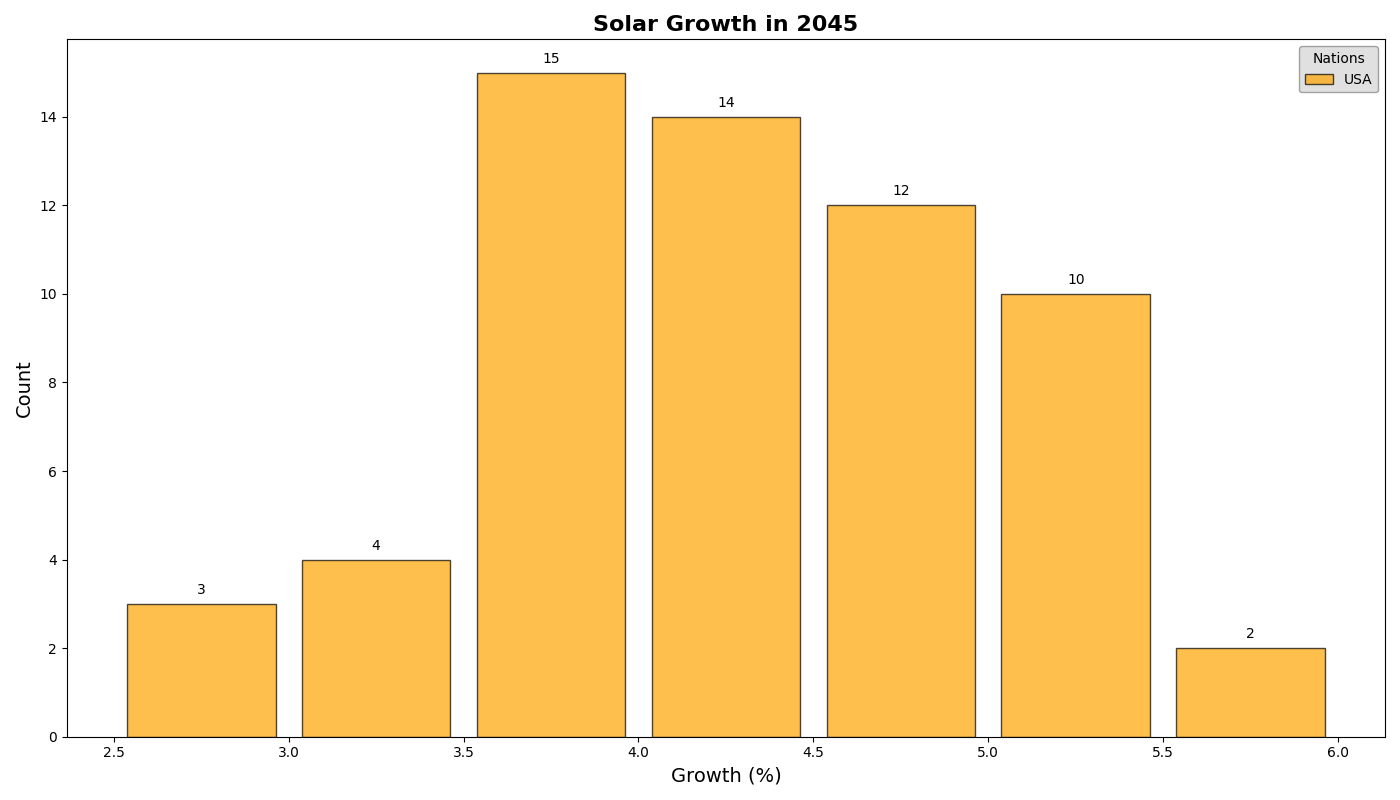

Recreate this plot in Python.
import matplotlib.pyplot as plt
import numpy as np

# Data: Monthly growth percentages for different countries
countries = ['USA', 'China', 'India', 'Germany', 'Japan']
growth_usa = [3.1, 2.8, 3.6, 4.0, 5.2, 3.8, 4.1, 4.7, 5.0, 4.5, 3.9, 4.3]
growth_china = [4.5, 4.2, 4.8, 5.0, 5.3, 4.9, 5.1, 5.4, 5.7, 5.8, 5.2, 5.0]
growth_india = [3.5, 3.6, 3.8, 4.1, 3.9, 4.0, 3.7, 4.2, 4.5, 4.3, 3.4, 3.9]
growth_germany = [2.8, 2.9, 3.1, 3.3, 4.0, 3.5, 3.8, 3.6, 3.7, 3.9, 4.1, 3.8]
growth_japan = [4.2, 4.1, 4.3, 4.6, 4.9, 4.8, 5.0, 4.5, 5.1, 4.8, 4.2, 4.7]

growth_combined = growth_usa + growth_china + growth_india + growth_germany + growth_japan

# Plotting
fig, ax = plt.subplots(figsize=(14, 8))

# Create a histogram
n, bins, patches = ax.hist(growth_combined, bins=np.arange(2.5, 6.5, 0.5), edgecolor='black', color='orange', alpha=0.7, rwidth=0.85)

# Titles and labels
ax.set_title('Solar Growth in 2045', fontsize=16, fontweight='bold')
ax.set_xlabel('Growth (%)', fontsize=14)
ax.set_ylabel('Count', fontsize=14)

# Adding a legend
ax.legend(countries, title='Nations', loc='upper right', fontsize=10, edgecolor='gray', facecolor='lightgrey', framealpha=0.7)

# Adding annotations for each bar
for count, rect in zip(n, patches):
    height = rect.get_height()
    ax.annotate(f'{int(count)}', xy=(rect.get_x() + rect.get_width() / 2, height),
                xytext=(0, 5), textcoords='offset points', ha='center', va='bottom', fontsize=10)

plt.xticks(np.arange(2.5, 6.5, 0.5))
plt.tight_layout()
plt.show()
